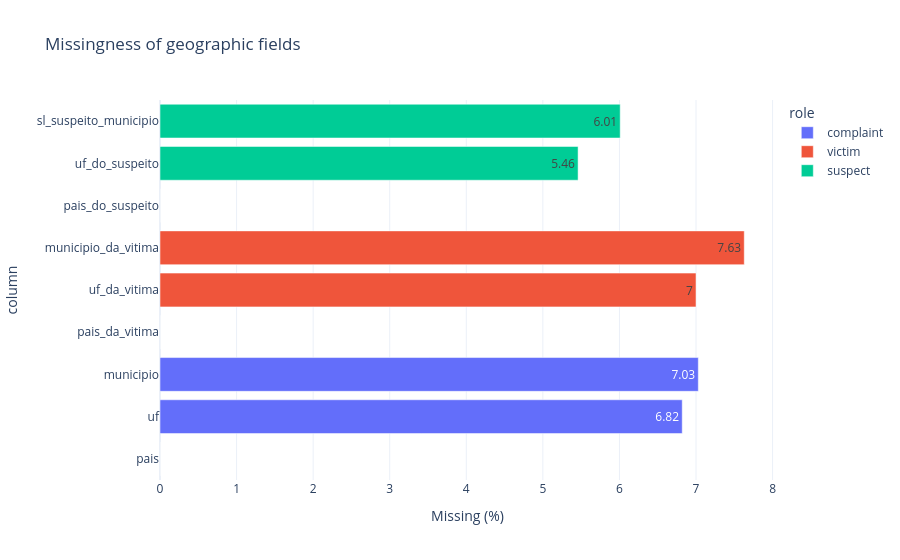

The notebook cell saved with this chart:
### Markdown cell above
## 7.5 Geographic completeness

Completeness is calculated independently for complaint, victim, and suspect geography. Missing percentages should be reported with the applicable denominator and not confused with absence of the geographic entity.

### Code cell
completeness_rows=[]
for role, fields in GEOGRAPHIC_ROLES.items():
    for level, column in fields.items():
        if column in df_analysis.columns:
            missing=int(df_analysis[column].isna().sum())
            completeness_rows.append({
                "role":role,"level":level,"column":column,"total":len(df_analysis),
                "valid":int(df_analysis[column].notna().sum()),"missing":missing,
                "missing_pct":round(missing/len(df_analysis)*100,2),
                "unique_valid":int(df_analysis[column].nunique(dropna=True))
            })
geographic_completeness=pd.DataFrame(completeness_rows)
display(geographic_completeness)

fig=px.bar(geographic_completeness,x="missing_pct",y="column",orientation="h",color="role",text="missing_pct",title="Missingness of geographic fields",labels={"missing_pct":"Missing (%)"})
fig.update_layout(template=PLOTLY_TEMPLATE)
fig.show()
if EXPORT_FIGURES_HTML: fig.write_html(FIGURE_DIR/"geographic_completeness.html",include_plotlyjs=True)

### Figure 1 — Plotly figure (JSON) as saved in the notebook; plotly's stock layout.template omitted (floating-point values rounded to 4 significant figures)
{"data": [{"hovertemplate": "role=complaint<br>Missing (%)=%{text}<br>column=%{y}<extra></extra>", "legendgroup": "complaint", "marker": {"color": "#636efa", "pattern": {"shape": ""}}, "name": "complaint", "orientation": "h", "showlegend": true, "text": [0.0, 6.82, 7.03], "textposition": "auto", "type": "bar", "x": [0.0, 6.82, 7.03], "xaxis": "x", "y": ["pais", "uf", "municipio"], "yaxis": "y"}, {"hovertemplate": "role=victim<br>Missing (%)=%{text}<br>column=%{y}<extra></extra>", "legendgroup": "victim", "marker": {"color": "#EF553B", "pattern": {"shape": ""}}, "name": "victim", "orientation": "h", "showlegend": true, "text": [0.0, 7.0, 7.63], "textposition": "auto", "type": "bar", "x": [0.0, 7.0, 7.63], "xaxis": "x", "y": ["pais_da_vitima", "uf_da_vitima", "municipio_da_vitima"], "yaxis": "y"}, {"hovertemplate": "role=suspect<br>Missing (%)=%{text}<br>column=%{y}<extra></extra>", "legendgroup": "suspect", "marker": {"color": "#00cc96", "pattern": {"shape": ""}}, "name": "suspect", "orientation": "h", "showlegend": true, "text": [0.0, 5.46, 6.01], "textposition": "auto", "type": "bar", "x": [0.0, 5.46, 6.01], "xaxis": "x", "y": ["pais_do_suspeito", "uf_do_suspeito", "sl_suspeito_municipio"], "yaxis": "y"}], "layout": {"barmode": "relative", "legend": {"title": {"text": "role"}, "tracegroupgap": 0}, "title": {"text": "Missingness of geographic fields"}, "xaxis": {"anchor": "y", "domain": [0, 1], "title": {"text": "Missing (%)"}}, "yaxis": {"anchor": "x", "domain": [0, 1], "title": {"text": "column"}}}}
